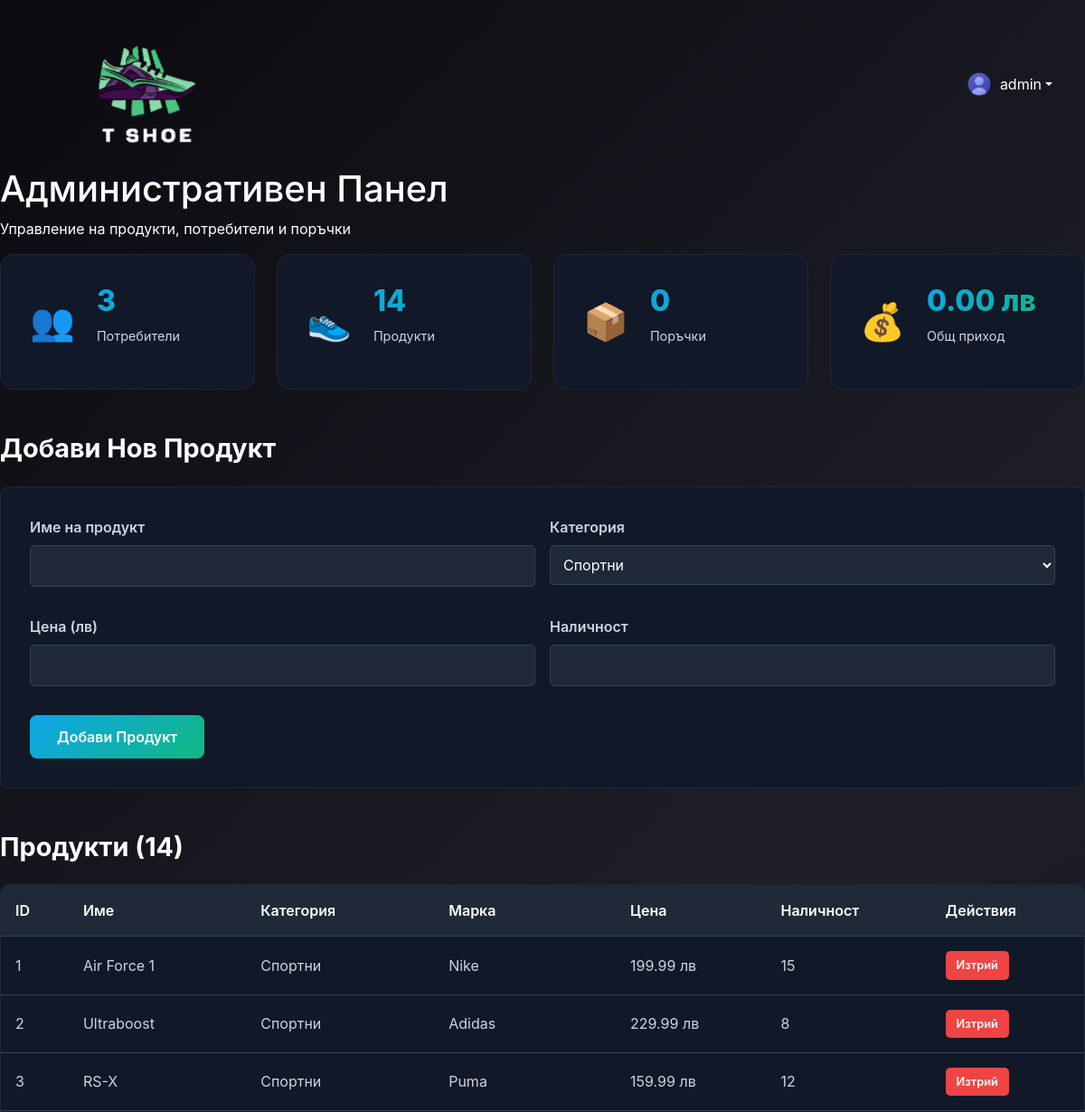
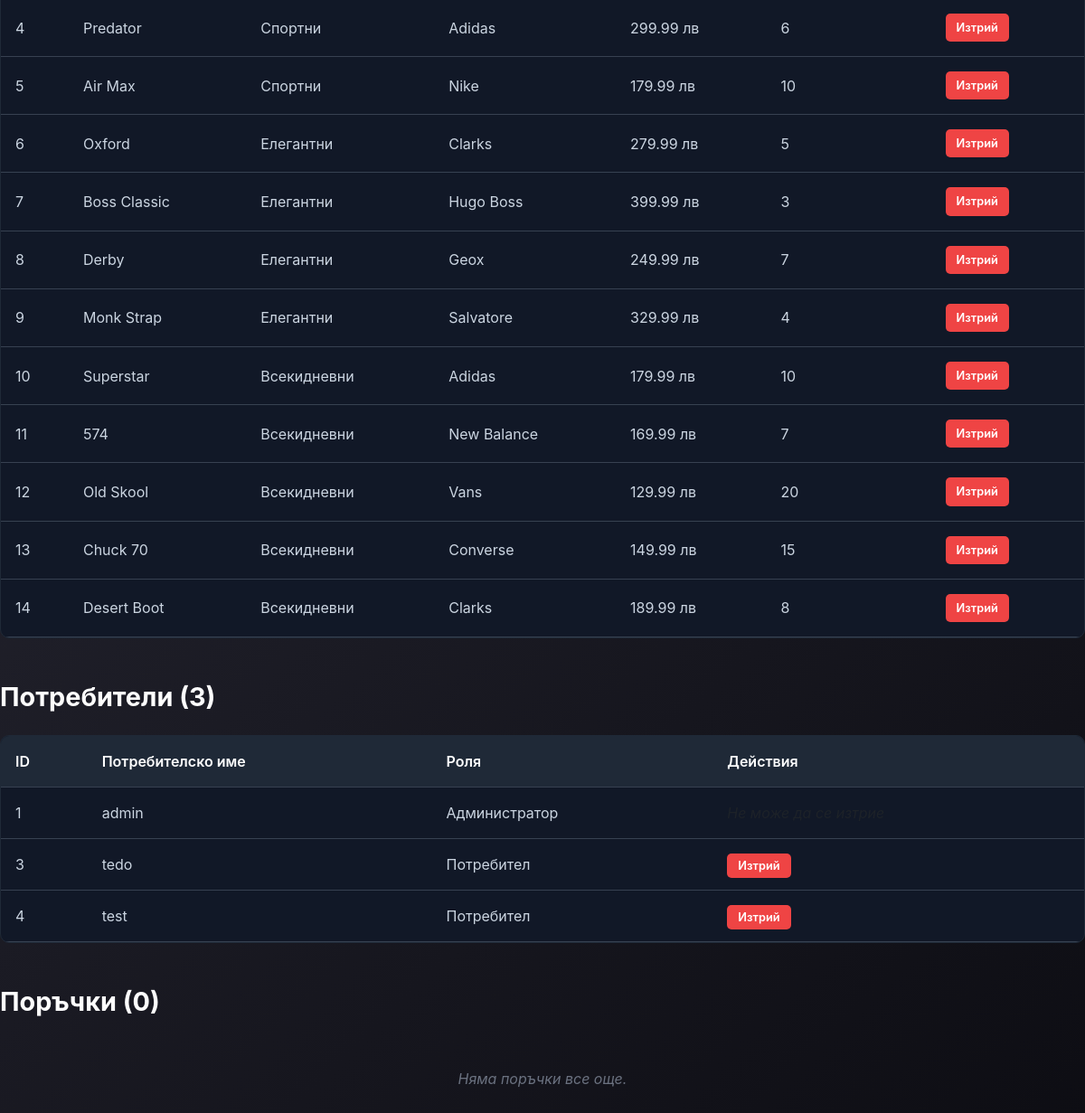
The app's page /dashboard/admin (signed in) with its own data (2 pictures, top to bottom).
### models/user.py (models this page shows, shortened)
class User(UserMixin, db.Model):
    id = db.Column(db.Integer, primary_key=True)
    username = db.Column(db.String(80), unique=True, nullable=False)
    password_hash = db.Column(db.String(120), nullable=False)
    is_admin = db.Column(db.Boolean, default=False)
    orders = db.relationship('Order', backref='user', lazy=True)

### models/product.py (models this page shows, shortened)
class Shoe(db.Model):
    id = db.Column(db.Integer, primary_key=True)
    name = db.Column(db.String(100), nullable=False)
    price = db.Column(db.Float, nullable=False)
    in_stock = db.Column(db.Integer, nullable=False)
    category = db.Column(db.String(50), nullable=False)
    subcategory = db.Column(db.String(50), default="Общи")
    brand = db.Column(db.String(50), default="Други")
    color = db.Column(db.String(30), default="Черен")
    size = db.Column(db.String(10), default="42")
    shoe_type = db.Column(db.String(20))
    __mapper_args__ = {
        'polymorphic_identity': 'shoe',
        'polymorphic_on': shoe_type
    }

class SportShoe(Shoe):
    id = db.Column(db.Integer, db.ForeignKey('shoe.id'), primary_key=True)
    __mapper_args__ = {
        'polymorphic_identity': 'sport_shoe',
    }

class Shoe(db.Model):
    id = db.Column(db.Integer, primary_key=True)
    name = db.Column(db.String(100), nullable=False)
    price = db.Column(db.Float, nullable=False)
    in_stock = db.Column(db.Integer, nullable=False)
    category = db.Column(db.String(50), nullable=False)
    subcategory = db.Column(db.String(50), default="Общи")
    brand = db.Column(db.String(50), default="Други")
    color = db.Column(db.String(30), default="Черен")
    size = db.Column(db.String(10), default="42")
    shoe_type = db.Column(db.String(20))
    __mapper_args__ = {
        'polymorphic_identity': 'shoe',
        'polymorphic_on': shoe_type
    }

class FormalShoe(Shoe):
    id = db.Column(db.Integer, db.ForeignKey('shoe.id'), primary_key=True)
    __mapper_args__ = {
        'polymorphic_identity': 'formal_shoe',
    }

class CasualShoe(Shoe):
    id = db.Column(db.Integer, db.ForeignKey('shoe.id'), primary_key=True)
    __mapper_args__ = {
        'polymorphic_identity': 'casual_shoe',
    }

### controllers/dashboard_controller.py (the view)
@dashboard_bp.route('/admin')
@login_required
def admin():
    if not current_user.is_admin:
        flash('Нямате права за достъп до административния панел.', 'error')
        return redirect(url_for('dashboard.dashboard'))
    users_count = User.query.count()
    products_count = Shoe.query.count()
    orders_count = Order.query.count()
    total_revenue = db.session.query(db.func.sum(Order.total)).scalar() or 0
    users = User.query.all()
    orders = Order.query.all()
    products = Shoe.query.all()
    return render_template(
        'dashboard/admin.html',
        current_user=current_user,
        users_count=users_count,
        products_count=products_count,
        orders_count=orders_count,
        total_revenue=total_revenue,
        users=users,
        orders=orders,
        products=products
    )

### app.py (called while the page is built)
@app.context_processor
def inject_current_user():
    from flask_login import current_user
    return dict(current_user=current_user)

### models/__init__.py (called while the page is built)
@login_manager.user_loader
def load_user(user_id):
    return User.query.get(int(user_id))

### templates/dashboard/admin.html (shortened to what this page needs)
{% extends "base.html" %}
{% block content %}
<div class="dashboard-container">
    <div class="dashboard-header">
        <h1 class="welcome-title">Административен <span class="username">Панел</span></h1>
        <p class="welcome-subtitle">Управление на продукти, потребители и поръчки</p>
    </div>
    <div class="stats-grid">
        <div class="stat-card">
            <div class="stat-icon">👥</div>
            <div class="stat-info">
                <h3 class="stat-number">{{ users_count }}</h3>
                <p class="stat-label">Потребители</p>
            </div>
        </div>
        <div class="stat-card">
            <div class="stat-icon">👟</div>
            <div class="stat-info">
                <h3 class="stat-number">{{ products_count }}</h3>
                <p class="stat-label">Продукти</p>
            </div>
        </div>
        <div class="stat-card">
            <div class="stat-icon">📦</div>
            <div class="stat-info">
                <h3 class="stat-number">{{ orders_count }}</h3>
                <p class="stat-label">Поръчки</p>
            </div>
        </div>
        <div class="stat-card">
            <div class="stat-icon">💰</div>
            <div class="stat-info">
                <h3 class="stat-number">{{ "%.2f"|format(total_revenue) }} лв</h3>
                <p class="stat-label">Общ приход</p>
            </div>
        </div>
    </div>
    <div class="management-section">
        <h2 class="section-title">Добави Нов Продукт</h2>
        <form action="{{ url_for('dashboard.add_product') }}" method="POST" class="product-form">
            <div class="form-row">
                <div class="form-group">
                    <label for="name">Име на продукт</label>
                    <input type="text" id="name" name="name" required>
                </div>
                <div class="form-group">
                    <label for="category">Категория</label>
                    <select id="category" name="category" required>
                        <option value="Спортни">Спортни</option>
                    </select>
                </div>
            </div>
            <div class="form-row">
                <div class="form-group">
                    <label for="price">Цена (лв)</label>
                    <input type="number" id="price" name="price" step="0.01" required>
                </div>
                <div class="form-group">
                    <label for="stock">Наличност</label>
                    <input type="number" id="stock" name="stock" required>
                </div>
            </div>
            <button type="submit" class="add-product-btn">Добави Продукт</button>
        </form>
    </div>
    <div class="management-section">
        <h2 class="section-title">Продукти ({{ products|length }})</h2>
        {% if products %}
        <div class="table-container">
            <table class="data-table">
                <thead>
                    <tr>
                        <th>ID</th>
                        <th>Име</th>
                        <th>Категория</th>
                        <th>Марка</th>
                        <th>Цена</th>
                        <th>Наличност</th>
                        <th>Действия</th>
                    </tr>
                </thead>
                <tbody>
                    {% for product in products %}
                    <tr>
                        <td>{{ product.id }}</td>
                        <td>{{ product.name }}</td>
                        <td>{{ product.category }}</td>
                        <td>{{ product.brand }}</td>
                        <td>{{ "%.2f"|format(product.price) }} лв</td>
                        <td>{{ product.in_stock }}</td>
                        <td>
                            <form action="{{ url_for('dashboard.delete_product', product_id=product.id) }}" method="POST" style="display: inline;">
                                <button type="submit" class="btn-delete"
                                        onclick="return confirm('Сигурни ли сте, че искате да изтриете този продукт?')">
                                    Изтрий
                                </button>
                            </form>
                        </td>
                    </tr>
                    {% endfor %}
                </tbody>
            </table>
        </div>
        {% else %}
        <p class="no-data">Няма продукти все още.</p>
        {% endif %}
    </div>
    <div class="management-section">
        <h2 class="section-title">Потребители ({{ users|length }})</h2>
        <div class="table-container">
            <table class="data-table">
                <thead>
                    <tr>
                        <th>ID</th>
                        <th>Потребителско име</th>
                        <th>Роля</th>
                        <th>Действия</th>
                    </tr>
                </thead>
                <tbody>
                    {% for user in users %}
                    <tr>
                        <td>{{ user.id }}</td>
                        <td>{{ user.username }}</td>
                        <td>{% if user.is_admin %}Администратор{% else %}Потребител{% endif %}</td>
                        <td>
                            {% if not user.is_admin %}
                            <a href="{{ url_for('dashboard.delete_user', user_id=user.id) }}"
                               class="btn-delete"
                               onclick="return confirm('Сигурни ли сте, че искате да изтриете този потребител?');">
                                Изтрий
                            </a>
                            {% else %}
                            <span class="text-muted">Не може да се изтрие</span>
                            {% endif %}
                        </td>
                    </tr>
                    {% endfor %}
                </tbody>
            </table>
        </div>
    </div>
    <div class="management-section">
        <h2 class="section-title">Поръчки ({{ orders|length }})</h2>
        {% if orders %}
        <div class="table-container">
            <table class="data-table">
                <thead>
                    <tr>
                        <th>ID</th>
                        <th>Потребител</th>
                        <th>Продукти</th>
                        <th>Обща сума</th>
                        <th>Статус</th>
                        <th>Дата</th>
                        <th>Действия</th>
                    </tr>
                </thead>
                <tbody>
                    {% for order in orders %}
                    <tr>
                        <td>#{{ order.id }}</td>
                        <td>{{ order.user.username }}</td>
                        <td>{{ order.items|length }} продукта</td>
                        <td>{{ "%.2f"|format(order.total) }} лв</td>
                        <td>
                            <span class="status-badge {{ order.status }}">
                                {{ order.status }}
                            </span>
                        </td>
                        <td>{{ order.created_at.strftime('%Y-%m-%d %H:%M') }}</td>
                        <td>
                            <form action="{{ url_for('dashboard.delete_order', order_id=order.id) }}" method="POST" style="display: inline;">
                                <button type="submit" class="btn-delete"
                                        onclick="return confirm('Сигурни ли сте, че искате да изтриете тази поръчка?')">
                                    Изтрий
                                </button>
                            </form>
                        </td>
                    </tr>
                    {% endfor %}
                </tbody>
            </table>
        </div>
        {% else %}
        <p class="no-data">Няма поръчки все още.</p>
        {% endif %}
    </div>
</div>
{% endblock %}

### templates/base.html (shortened to what this page needs)
<!DOCTYPE html>
<html lang="en">
<head>
    <link href="https://cdn.jsdelivr.net/npm/bootstrap@5.3.3/dist/css/bootstrap.min.css" rel="stylesheet">
    <link href="https://cdn.jsdelivr.net/npm/bootstrap-icons@1.10.5/font/bootstrap-icons.css" rel="stylesheet">
</head>
<body>
<nav class="navbar navbar-expand-lg px-4 py-3">
    <div class="container-fluid">
        <a class="navbar-brand d-flex align-items-center" href="{{ url_for('main_bp.index') }}">
            <img src="{{ url_for('static', filename='images/logo.png') }}" alt="Logo" width="250">
        </a>
        <div class="ms-auto d-flex align-items-center">
            {% if current_user.is_authenticated %}
<a class="nav-link dropdown-toggle d-flex align-items-center" href="#" role="button" data-bs-toggle="dropdown">
    <img src="{{ url_for('static', filename='images/' ~ current_user.username ~ '_pfp.png') }}"
         onerror="this.src='{{ url_for('static', filename='images/account.png') }}'"
         alt="Profile Picture"
         class="rounded-circle me-2"
         style="width: 30px; height: 30px; object-fit: cover;">
    {{ current_user.username }}
</a>
            </div>
            {% else %}
            <a class="btn btn-primary btn-lg" href="{{ url_for('auth.login') }}">Login</a>
            {% endif %}
        </div>
</nav>
<main class="container-fluid p-0">
    {% block content %}{% endblock %}
</main>
</body>
</html>

### templates/base.html (style rules this page uses)
.navbar { background-color: transparent !important; }
.navbar .dropdown-toggle::after { margin-left: 0.25rem; }
.navbar-brand img { height: auto; }

### templates/dashboard/admin.html (style rules this page uses)
body { font-family: 'Inter', sans-serif; min-height: 100vh; background: linear-gradient(135deg, #0a0a0f, #1f1f29, #0d0d13); overflow-x: hidden; color: white; }
.stats-grid { display: grid; grid-template-columns: repeat(auto-fit, minmax(250px, 1fr)); gap: 1.5rem; margin-bottom: 3rem; }
.stat-card { background: #111827; border-radius: 15px; padding: 2rem; display: flex; align-items: center; gap: 1.5rem; border: 1px solid #1f2937; transition: all 0.3s ease; }
.stat-icon { font-size: 2.5rem; }
.stat-info { flex: 1; }
.stat-number { font-size: 2rem; font-weight: 800; background: linear-gradient(135deg, #0ea5e9, #10b981); -webkit-background-clip: text; -webkit-text-fill-color: transparent; background-clip: text; margin-bottom: 0.5rem; }
.stat-label { color: #cbd5e1; font-size: 0.9rem; }
.management-section { margin-bottom: 3rem; }
.section-title { font-size: 1.8rem; font-weight: 700; color: #ffffff; margin-bottom: 1.5rem; }
.product-form { background: #111827; padding: 2rem; border-radius: 10px; border: 1px solid #1f2937; }
.form-row { display: grid; grid-template-columns: 1fr 1fr; gap: 1rem; margin-bottom: 1rem; }
.form-group { margin-bottom: 1rem; }
.form-group label { display: block; margin-bottom: 0.5rem; color: #cbd5e1; font-weight: 600; }
.form-group input, .form-group select { width: 100%; padding: 10px; border: 1px solid #374151; border-radius: 5px; background: #1f2937; color: white; font-size: 1rem; }
.add-product-btn { background: linear-gradient(135deg, #0ea5e9, #10b981); color: white; border: none; padding: 12px 30px; border-radius: 8px; font-weight: 600; cursor: pointer; transition: all 0.3s ease; }
.table-container { background: #111827; border-radius: 10px; overflow: hidden; border: 1px solid #1f2937; }
.data-table { width: 100%; border-collapse: collapse; }
.data-table th { background: #1f2937; padding: 1rem; text-align: left; font-weight: 600; color: #ffffff; border-bottom: 1px solid #374151; }
.data-table td { padding: 1rem; border-bottom: 1px solid #374151; color: #cbd5e1; }
.btn-delete { background: #ef4444; color: white; padding: 6px 12px; border-radius: 5px; text-decoration: none; font-size: 0.8rem; font-weight: 600; transition: all 0.3s ease; border: none; cursor: pointer; }
.text-muted { color: #6b7280; font-style: italic; }
.no-data { text-align: center; color: #6b7280; font-style: italic; padding: 2rem; }

### records on screen
User: username "admin", id "1", is_admin "Администратор"
SportShoe: id "1", name "Air Force 1", category "Спортни", brand "Nike", in_stock "15"
Shoe: price "199.99"
SportShoe: id "2", name "Ultraboost", category "Спортни", brand "Adidas", in_stock "8"
Shoe: price "229.99"
SportShoe: id "3", name "RS-X", category "Спортни", brand "Puma", in_stock "12"
Shoe: price "159.99"
SportShoe: id "4", name "Predator", category "Спортни", brand "Adidas", in_stock "6"
Shoe: price "299.99"
SportShoe: id "5", name "Air Max", category "Спортни", brand "Nike", in_stock "10"
Shoe: price "179.99"
FormalShoe: id "6", name "Oxford", category "Елегантни", brand "Clarks", in_stock "5"
Shoe: price "279.99"
FormalShoe: id "7", name "Boss Classic", category "Елегантни", brand "Hugo Boss", in_stock "3"
Shoe: price "399.99"
FormalShoe: id "8", name "Derby", category "Елегантни", brand "Geox", in_stock "7"
Shoe: price "249.99"
FormalShoe: id "9", name "Monk Strap", category "Елегантни", brand "Salvatore", in_stock "4"
Shoe: price "329.99"
CasualShoe: id "10", name "Superstar", category "Всекидневни", brand "Adidas", in_stock "10"
Shoe: price "179.99"
CasualShoe: id "11", name "574", category "Всекидневни", brand "New Balance", in_stock "7"
Shoe: price "169.99"
CasualShoe: id "12", name "Old Skool", category "Всекидневни", brand "Vans", in_stock "20"
Shoe: price "129.99"
CasualShoe: id "13", name "Chuck 70", category "Всекидневни", brand "Converse", in_stock "15"
Shoe: price "149.99"
CasualShoe: id "14", name "Desert Boot", category "Всекидневни", brand "Clarks", in_stock "8"
Shoe: price "189.99"
User: id "3", username "tedo", is_admin "Потребител"
User: id "4", username "test", is_admin "Потребител"

### other values on screen
{{ users_count }} "3"
{{ products_count }} "14"
{{ orders_count }} "0"
{{ "%.2f"|format(total_revenue) }} "0.00"
{{ products|length }} "14"
{{ users|length }} "3"
{{ orders|length }} "0"
